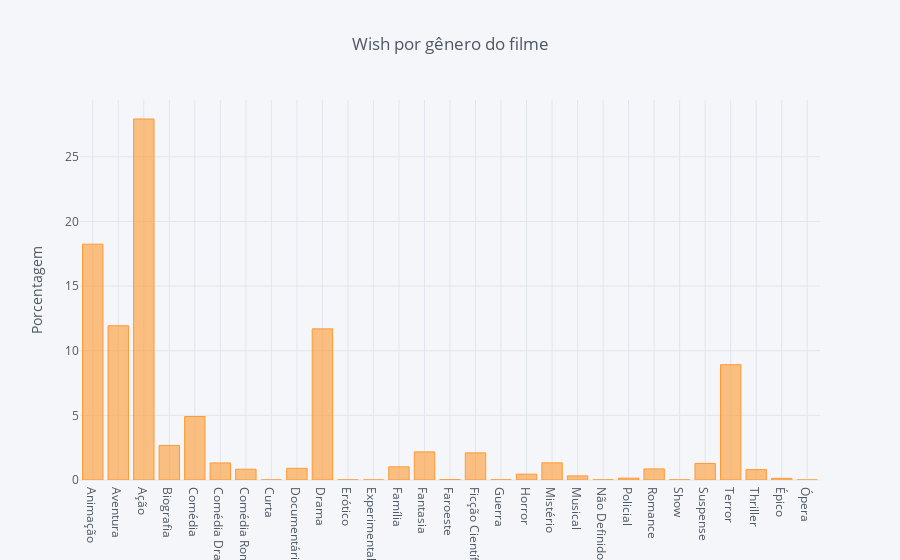

The notebook cell saved with this chart:
### Code cell
movie_full = movie.merge(genre, left_on = 'genreId', right_on = 'id')
# series = movie_full.groupby('name')['likeCount']/sum(movie_full.groupby('name')['likeCount'])*100
series = movie_full.groupby(['name'])['wishCount'].sum()/movie_full['wishCount'].sum()*100

series.head(3)

series.iplot(kind='bar', yTitle='Porcentagem', title='Wish por gênero do filme',
             filename='cufflinks/categorical-bar-chart')

### Figure 1 — Plotly figure (JSON) as saved in the notebook; plotly's stock layout.template omitted (floating-point values rounded to 4 significant figures)
{"data": [{"marker": {"color": "rgba(255, 153, 51, 0.6)", "line": {"color": "rgba(255, 153, 51, 1.0)", "width": 1}}, "name": "wishCount", "orientation": "v", "text": "", "type": "bar", "uid": "9cd6087a-9f56-439b-8151-91ed3364d2aa", "x": ["Animação", "Aventura", "Ação", "Biografia", "Comédia", "Comédia Dramática", "Comédia Romântica", "Curta", "Documentário", "Drama", "Erótico", "Experimental", "Família", "Fantasia", "Faroeste", "Ficção Científica", "Guerra", "Horror", "Mistério", "Musical", "Não Definido", "Policial", "Romance", "Show", "Suspense", "Terror", "Thriller", "Épico", "Ópera"], "y": [18.24, 11.93, 27.92, 2.675, 4.907, 1.318, 0.8339, 0.0004514, 0.9039, 11.69, 0.006244, 0.0007523, 1.019, 2.174, 0.0255, 2.098, 0.01166, 0.4512, 1.327, 0.3175, 0.006921, 0.142, 0.8563, 0.007523, 1.284, 8.918, 0.8047, 0.128, 0.0001505]}], "layout": {"legend": {"bgcolor": "#F5F6F9", "font": {"color": "#4D5663"}}, "paper_bgcolor": "#F5F6F9", "plot_bgcolor": "#F5F6F9", "title": {"font": {"color": "#4D5663"}, "text": "Wish por gênero do filme"}, "xaxis": {"gridcolor": "#E1E5ED", "showgrid": true, "tickfont": {"color": "#4D5663"}, "title": {"font": {"color": "#4D5663"}, "text": ""}, "zerolinecolor": "#E1E5ED"}, "yaxis": {"gridcolor": "#E1E5ED", "showgrid": true, "tickfont": {"color": "#4D5663"}, "title": {"font": {"color": "#4D5663"}, "text": "Porcentagem"}, "zerolinecolor": "#E1E5ED"}}}
